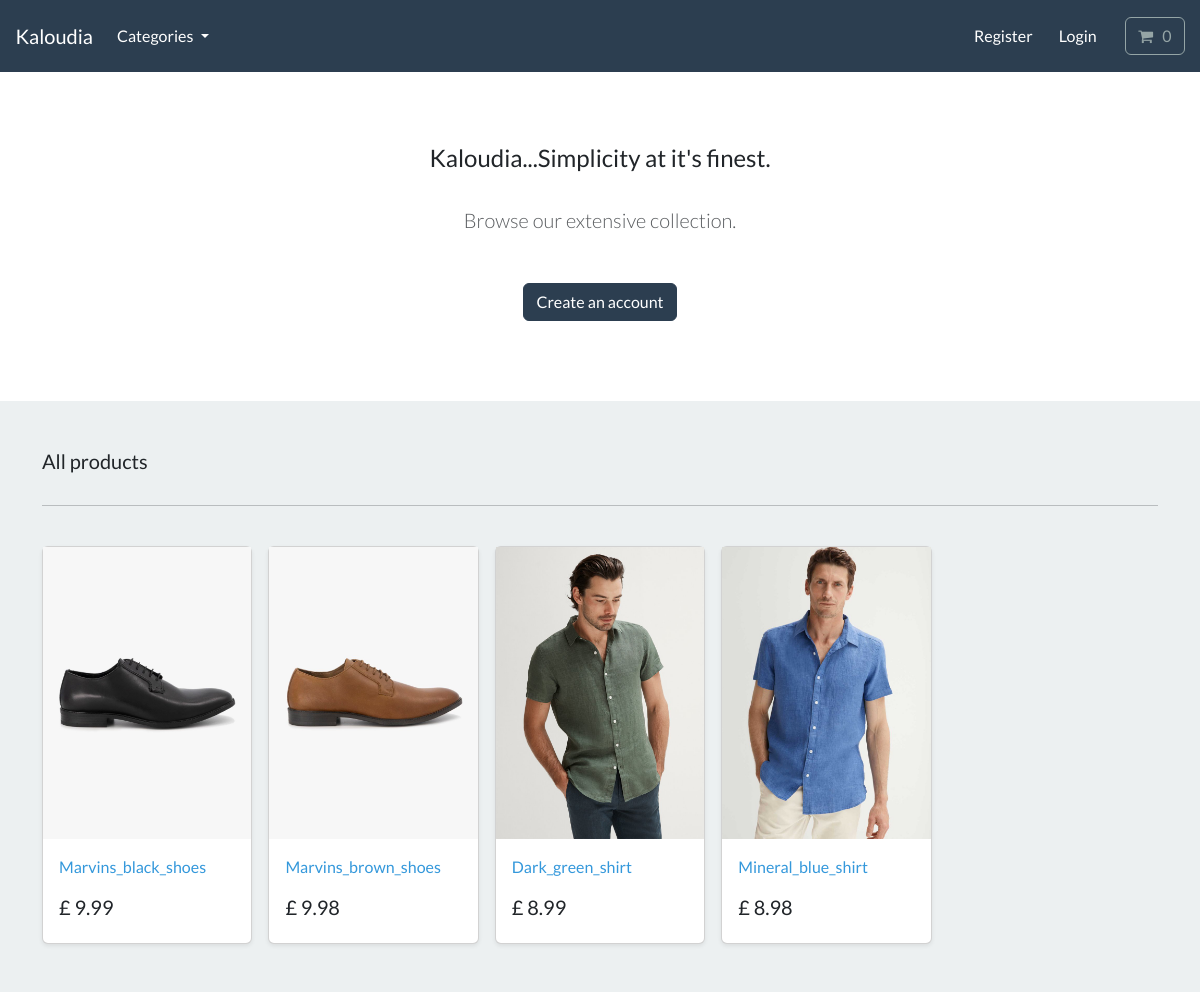
The page / on the database its author committed.
### store/models.py (models this page shows, shortened)
class Product(models.Model):
    category = models.ForeignKey(
        Category, related_name='product', on_delete=models.CASCADE, null=True)
    title = models.CharField(max_length=200)
    brand = models.CharField(max_length=200, default='un-branded')
    slug = models.SlugField(max_length=200)
    description = models.TextField(blank=True)
    image = models.ImageField(upload_to='image/', )
    price = models.DecimalField(max_digits=4, decimal_places=2)
    class Meta:
        verbose_name_plural = 'products'
    def get_absolute_url(self):
        return reverse("product-info", args=[self.slug])

### store/views.py (the view)
# urls.py: path('', include('store.urls')),
def store(request):
    all_products = Product.objects.all()
    context = {'all_products': all_products}
    return render(request, 'store/store.html', context=context)

### cart/cart.py (called while the page is built)
    def __len__(self):
        return sum(item['qty'] for item in self.cart.values())

### cart/context_processors.py (called while the page is built)
def cart(request):
    return {'cart': Cart(request)}

### store/models.py (called while the page is built)
    def get_absolute_url(self):
        return reverse("list-category", args=[self.slug])

### store/views.py (called while the page is built)
def categories(request):
    all_categories = Category.objects.all()
    return {'all_categories': all_categories}

### store/templates/store/store.html
{% extends "./base.html" %}
{% load static %}
{% block content %}
    <section class="py-4 text-center container">
        <div class="row py-lg-5">
            <div class="col-lg-6 col-md-8 mx-auto">
                <h4> Kaloudia...Simplicity at it's finest. </h4>
                <br>
                <p class="lead text-muted">
                Browse our extensive collection.
                </p>
                <br>
                <a href="{% url 'register'%}" class="btn btn-primary my-2"> Create an account </a>
            </div>
        </div>
    </section>
    <div class="album py-5 bg-light">
        <div class="container">
          <div class="pb-3 h5"> All products </div>
          <hr>
          <br>
          <div class="row row-cols-1 row-cols-sm-2 row-cols-md-5 g-3">
            {% for product in all_products %}
            <div class="col">
              <div class="card shadow-sm">
                <img class="img-fluid" alt="Responsive image" src="{{product.image.url}}">
                <div class="card-body">
                  <p class="card-text">
                    <a class="text-info text-decoration-none" href="{{product.get_absolute_url}}">{{product.title | capfirst }}</a>
                  </p>
                  <div class="d-flex justify-content-between align-items-center">
                    <h5> £ {{product.price}} </h5>
                  </div>
                </div>
              </div>
            </div>
            {% endfor %}
          </div>
        </div>
      </div>
{% endblock %}

### store/templates/store/base.html (shortened to what this page needs)
{% load static %}
<!DOCTYPE html>
<html>
    <head>
        <link rel="stylesheet" href="https://bootswatch.com/5/flatly/bootstrap.min.css">
        <link rel="stylesheet" href="https://cdnjs.cloudflare.com/ajax/libs/font-awesome/4.7.0/css/font-awesome.min.css">
    </head>
    <nav class="navbar navbar-expand-lg bg-primary justify-content-center">
        <a class="navbar-brand main-heading text-white" href="{% url 'store' %}">
        &nbsp; &nbsp; Kaloudia
        </a>
        <div class="collapse navbar-collapse" id="navbarCollapse">
            <ul class="navbar-nav me-auto mb-2 mb-md-0">
                <li class="nav-item dropdown">
                    <a class="nav-link dropdown-toggle text-white" href="#" id="navbarDropdown" role="button"
                    data-bs-toggle="dropdown" aria-expanded="false">
                        Categories
                    </a>
                </li>
            </ul>
        </div>
        <div class="collapse navbar-collapse text-center" id="navbarNavDropdown">
            <ul class="navbar-nav ms-auto">
                <li class="nav-item">
                    <a class="btn btn-alert navbar-btn text-white" type="button"  href="{% url 'register' %}"> Register </a>
                </li>
                <li class="nav-item">
                    <a class="btn btn-alert navbar-btn text-white" type="button"  href="/"> Login </a>
                </li>
                <li class="nav-item">
                    <a type="button" role="button" href="{% url 'cart-summary' %}" class="btn btn-outline-secondary">
                        <i class="fa fa-shopping-cart" aria-hidden="true"> </i>
                        <div id="cart-qty" class="d-inline-flex">
                            {% with qty_amount=cart|length %}
                                {% if qty_amount >= 0 %}
                                    {{qty_amount}}
                                    {% else %}
                                        0
                                    {% endif %}
                            {% endwith %}
                        </div>
                    </a>
                </li>
            </ul>
        </div>
    </nav>
    <body>
        {% block content %}
        {% endblock %}
    </body>
</html>

### rows shown on the page
Product: image (picture), title "Marvins_black_shoes", price "9.99"
Product: image (picture), title "Marvins_brown_shoes", price "9.98"
Product: image (picture), title "Dark_green_shirt", price "8.99"
Product: image (picture), title "Mineral_blue_shirt", price "8.98"

### other values the page prints
{{ qty_amount }} "0"
